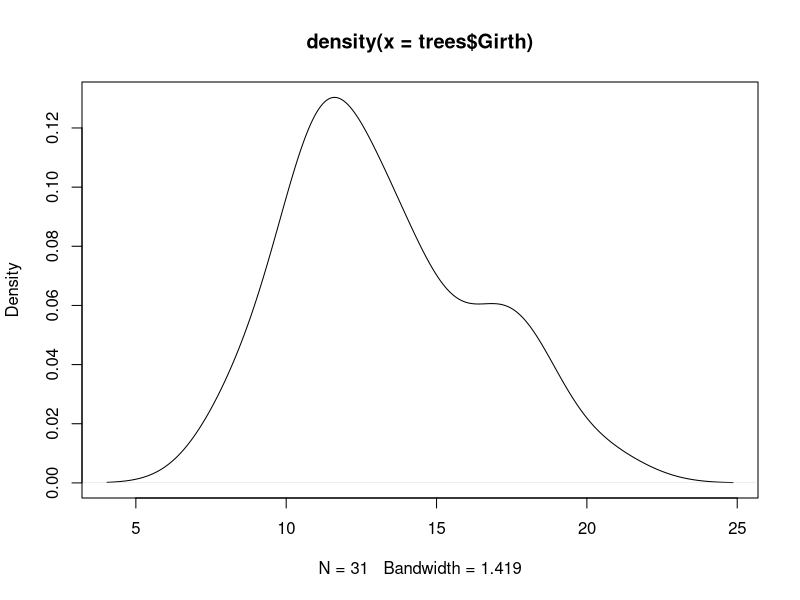

The R source for this figure:
## ---- chunk 1
sign.test <- function(x, q = 0, p = 0.5, alternative = "two.sided") {
  res <- list()
  res$data.name <- deparse(substitute(x))
  res$estimate <- c("quantile" = quantile(x, p)[[1]])
  x <- x[x != q]  # Delete observations matching q exactly
  res$method <- "Sign Test"
  res$parameter <- c("p" = p)
  res$alternative <- alternative
  res$null.value <- c("quantile" = q)
  res$statistic <- c("T" = sum(x > q))
  n <- length(x)
  res$p.value <- binom.test(res$statistic, n, p = 1 - p,
                            alternative = alternative)$p.value
  class(res) <- "htest"
  res
}
## ---- chunk 2
(x <- rcauchy(10, location = 3, scale = 2))  # Cauchy distributed; t-test won't work
sign.test(x, q = 3)

sign.test(x, q = 2, alternative = "greater")

sign.test(x, q = 2, alternative = "less")

sign.test(x, q = 2, p = 0.25, alternative = "less")  # Testing quartile
## ---- chunk 3
plot(density(trees$Girth))  # Symmetric enough


wilcox.test(trees$Girth, mu = 12)
## ---- chunk 4
# First, let's get the data into separate vectors
split_len <- split(ToothGrowth$len, ToothGrowth$supp)
OJ <- split_len$OJ
VC <- split_len$VC
# Perform statistical test
wilcox.test(OJ, VC, alternative = "greater")
